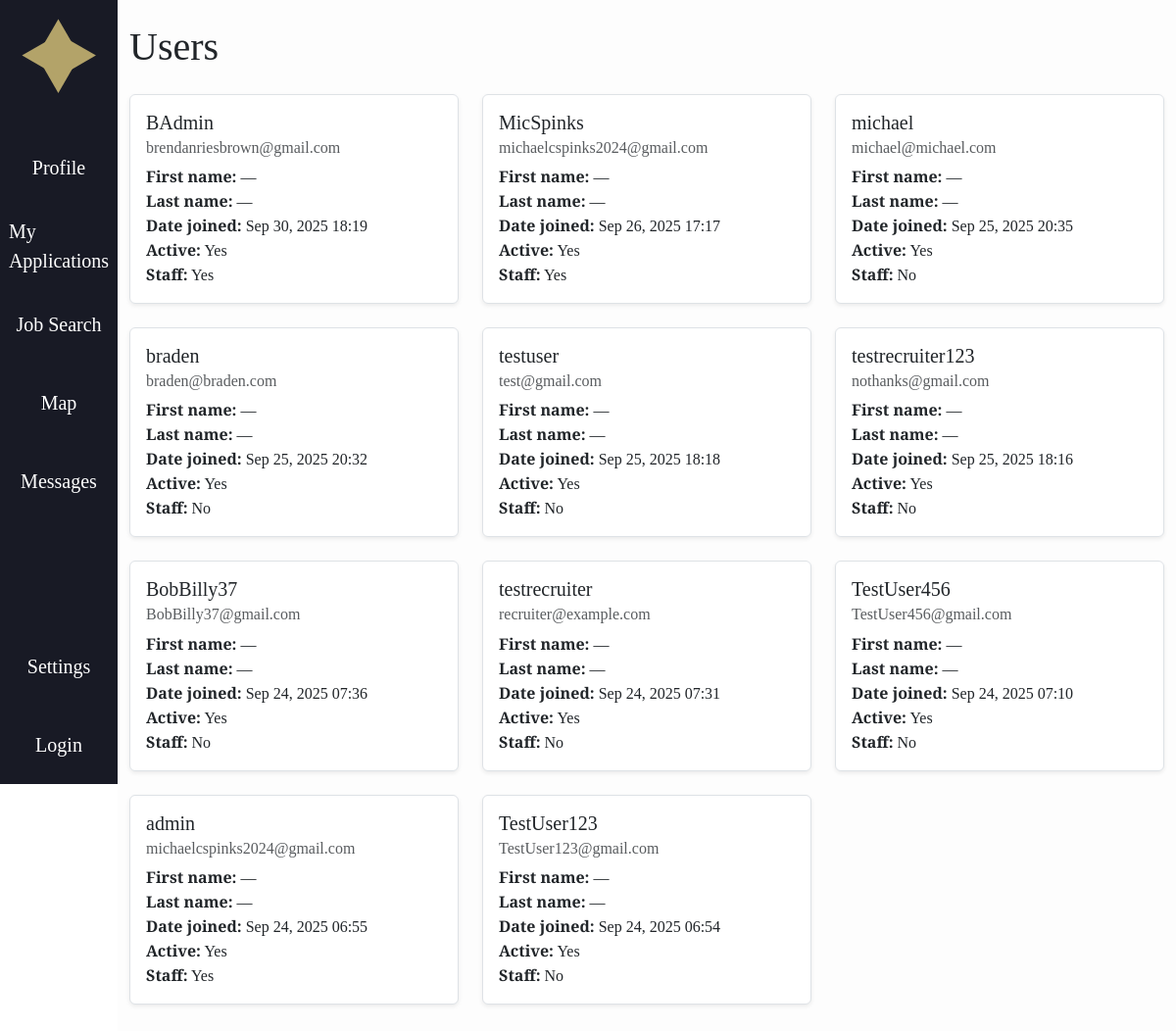
The app's page /manageusers/, older data.
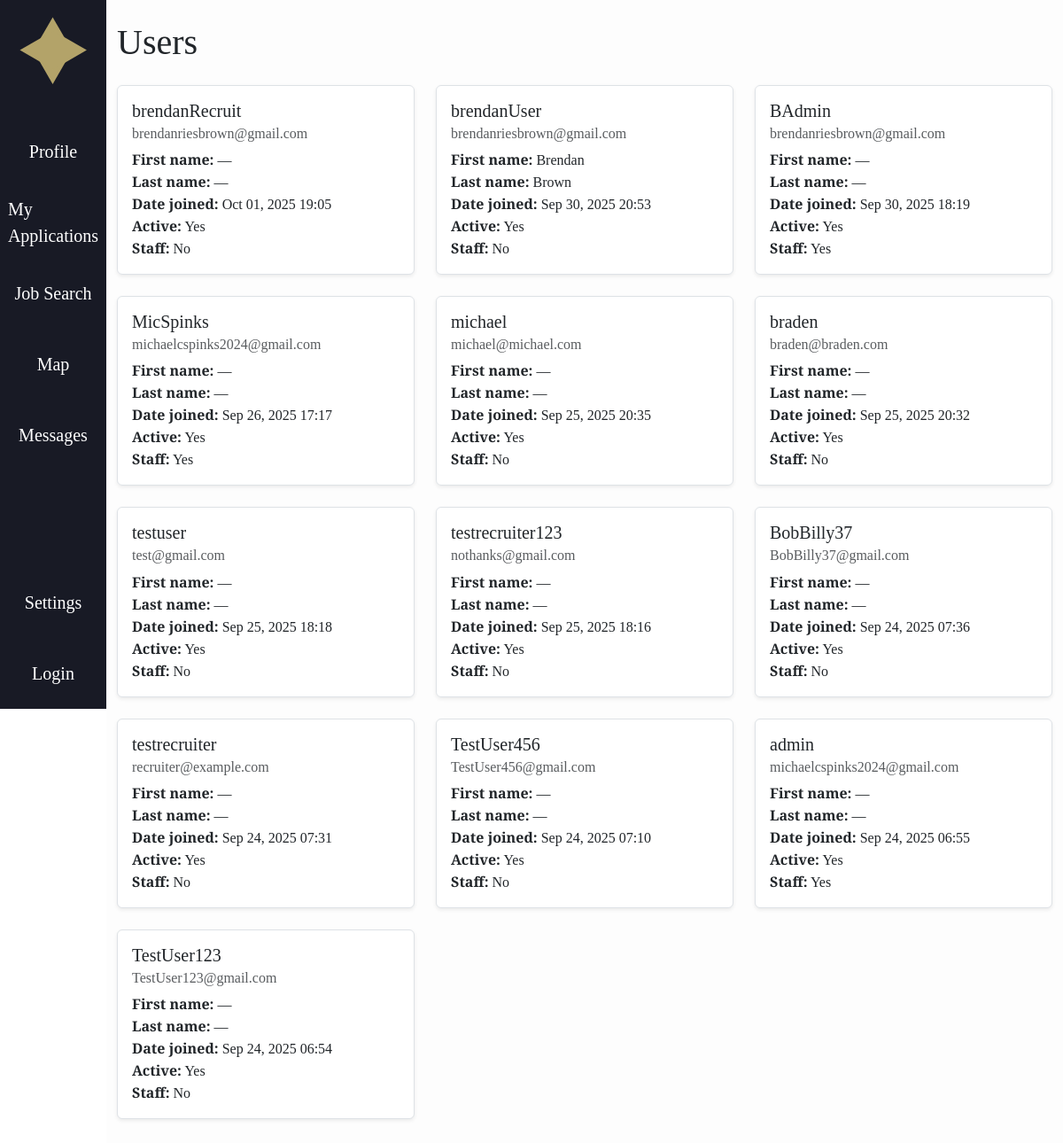
The same page, newer data.
### accounts/models.py (models this page shows)
class CustomUser(AbstractUser):
    ROLE_CHOICES = (
        ("recruiter", "Recruiter"),
        ("user", "User"),
    )
    role = models.CharField(max_length=20, choices=ROLE_CHOICES, default="user")
    fname = models.CharField(max_length=30, blank=True, default='')
    lname = models.CharField(max_length=30, blank=True, default='')
    headline = models.CharField(max_length=255, blank=True, default='')
    skills = models.TextField(blank=True, default='')
    education = models.TextField(blank=True, default='')
    work_experience = models.TextField(blank=True, default='')
    location = models.CharField(max_length=255, blank=True, default='')
    links = models.TextField(blank=True, default='')
    show_headline = models.BooleanField(default=True)
    show_skills = models.BooleanField(default=True)
    show_education = models.BooleanField(default=True)
    show_work_experience = models.BooleanField(default=True)
    show_location = models.BooleanField(default=True)
    show_links = models.BooleanField(default=True)

### Ahome/views.py (the view)
# urls.py: path('manageusers/', views.manageusers, name='Ahome.manageusers'),
def manageusers(request):
    users = CustomUser.objects.all().order_by('-date_joined')
    return render(request, 'Ahome/manageusers.html', {'users': users})

### jobble/context_processors.py (called while the page is built, shortened)
def user_template(request):
    return {"base_template": "base.html"}           # default for anonymous users

### Ahome/templates/Ahome/manageusers.html (shortened to what this page needs)
{% extends base_template %}
{% load static %}
{% block content %}
<div class="container py-4">
	<h1 class="mb-4">Users</h1>
	<div class="row">
		{% for user in users %}
		<div class="col-md-6 col-lg-4 mb-4">
			<div class="card shadow-sm h-100">
				<div class="card-body">
					<h5 class="card-title">{{ user.username }}</h5>
					<h6 class="card-subtitle mb-2 text-muted">{{ user.email }}</h6>
					<p class="card-text">
						<strong>First name:</strong> {{ user.fname|default:"—" }}<br>
						<strong>Last name:</strong> {{ user.lname|default:"—" }}<br>
						<strong>Date joined:</strong> {{ user.date_joined|date:"M d, Y H:i" }}<br>
						<strong>Active:</strong> {{ user.is_active|yesno:"Yes,No" }}<br>
						<strong>Staff:</strong> {{ user.is_staff|yesno:"Yes,No" }}
					</p>
				</div>
			</div>
		</div>
		{% empty %}
		<p>No users found.</p>
		{% endfor %}
	</div>
</div>
{% endblock content %}

### jobble/templates/base.html (shortened to what this page needs)
<!DOCTYPE html>
<html>
    {% load static %}
  <head>
  <link rel="stylesheet" href="{% static 'css/style.css' %}">
  <link href="https://cdn.jsdelivr.net/npm/bootstrap@5.3.3/dist/css/bootstrap.min.css" rel="stylesheet"crossorigin="anonymous">
  <link rel="stylesheet" href="https://cdnjs.cloudflare.com/ajax/libs/font-awesome/6.1.1/css/all.min.css">
  </head>
  <body>
 <div class="d-flex">
    <nav class="sidebar d-flex flex-column align-items-center">
      <div class="testsvg d-flex align-items-center justify-content-center">
        <a href="{% url 'home.index' %}" class="d-flex align-items-center">
          <img src="{% static 'img/Logo.svg' %}" width="100%" height="100%" alt="">
        </a>
      </div>
      <ul class="nav flex-column mb-auto">
        <li class ="nav-item">
          <div class="test d-flex align-items-center justify-content-center">
          <a href="{% url 'accounts.edit_profile' %}" class="nav-link">Profile</a>
          </div>
        <li class="nav-item">
          <div class="test d-flex align-items-center justify-content-center">
          <a href="{% url 'home.applications' %}" class="nav-link">My Applications</a>
          </div>
        </li>
        <li class="nav-item">
          <div class="test d-flex align-items-center justify-content-center">
          <a href="{% url 'home.jobs' %}" class="nav-link">Job Search</a>
          </div>
        </li>
        <li class="">
          <div class="test d-flex align-items-center justify-content-center">
          <a href="{% url 'home.maps' %}" class="nav-link">Map</a>
          </div>
        </li>
        <li class="">
          <div class="test d-flex align-items-center justify-content-center">
          <a href="{% url 'home.messages' %}" class="nav-link">Messages</a>
          </div>
        </li>
      </ul>
      <div class="nav flex-column test2">
        <div class="nav-item test d-flex align-items-center justify-content-center">
          <a href="#" class="nav-link">Settings</a>
        </div>
        <div class="test d-flex align-items-center justify-content-center">
            {% if user.is_authenticated %}
            <div class="text-center">
            <a class="nav-link"
              href="{% url 'accounts.logout' %}">Logout, {{user.username }}?</a>
            </div>
            {% else %}
            <a class="nav-link"
              href="{% url 'accounts.login' %}">Login</a>
            {% endif %}
        </div>
      </div>
    </nav>
     <div class="main-content">
    {% block content %}
    {% endblock content %}
    </div>
</body>
</html>

### jobble/static/css/style.css (style rules this page uses)
* { font-family: "DM Serif Text", serif; font-weight: 400; font-style: normal; }
.main-content { background-color: #fdfdfd; width: 90vw; min-height: 100vh; margin-left: 10vw; }
body { overflow-x: hidden; }
.sidebar { height: 100vh; width: 10vw; position: fixed; top: 0; left: 0; padding-top: 2vh; background-color: #181A25; justify-content: space-between; }
.sidebar .nav-link { color: #ffffff; font-size: calc(1.25rem); }
.test { height: 10vh; width: 10vw; }
.test2 { justify-content: flex-end; }
.testsvg { width: auto; height: auto; }
h1 { font-size: 36px; }
.card { border: 1.5px solid #dee2e6 !important; }

Row changes from the older to the newer data that the page shows:
added CustomUser: username "brendanRecruit", email "brendanriesbrown@gmail.com", fname "—", lname "—", date_joined "Oct 01, 2025 19:05", is_active "Yes", is_staff "No"
added CustomUser: username "brendanUser", email "brendanriesbrown@gmail.com", fname "Brendan", lname "Brown", date_joined "Sep 30, 2025 20:53", is_active "Yes", is_staff "No"
